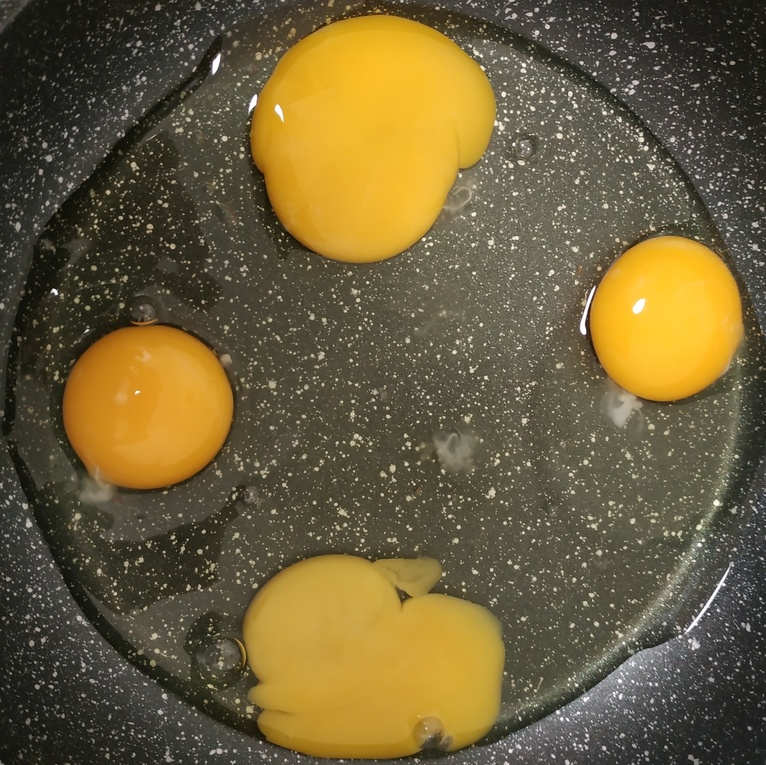
#> input picture CV/Manual_Tests_Data/BeforeMixing.jpg, 766 x 765 px, shrunk from 2488 x 2484 before the run
$ python CVfirstAttempt.py
#> lines starting #> are read from the running program, lines starting #| are printed output that depends on the picture
import cv2
import matplotlib.pyplot as plt
import numpy as np

img1 = cv2.imread('Manual_Tests_Data/BeforeMixing.jpg',1)
#> img1 is the input picture: shape (765, 766, 3); mean B, G, R 58.2, 94.4, 108.5
cv2.imshow("Before Mixing", img1)
#cv2.waitKey(0)

img2 = cv2.imread('Manual_Tests_Data/BeforeMixingButter.jpg',1)
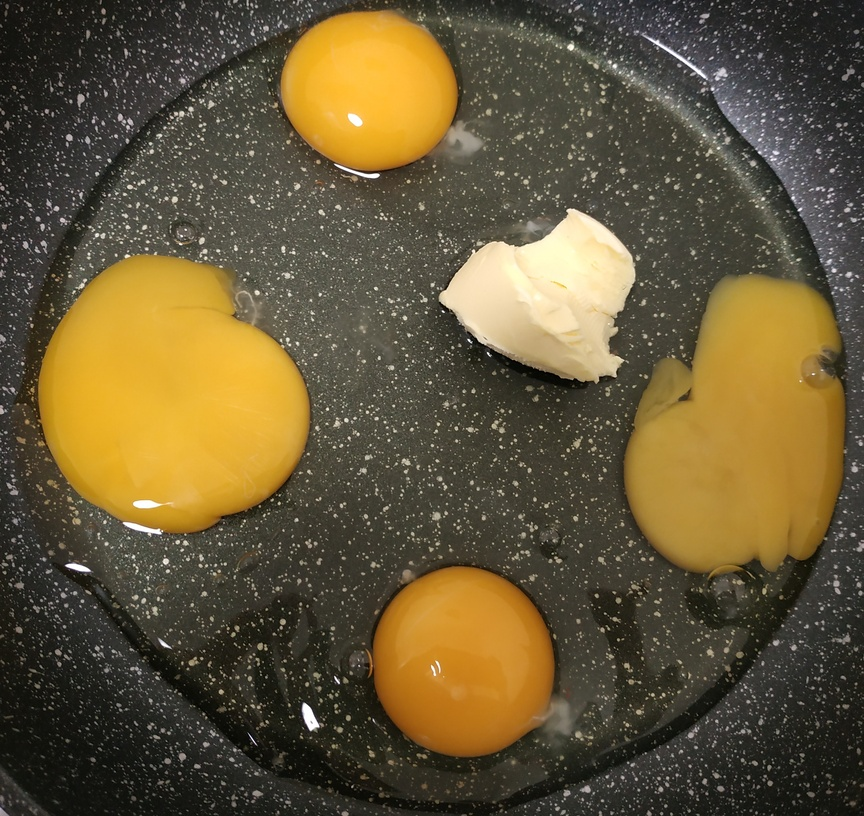
#> input picture CV/Manual_Tests_Data/BeforeMixingButter.jpg, 864 x 816 px, shrunk from 2808 x 2652 before the run
#> img2 is the input picture: shape (816, 864, 3); mean B, G, R 55.6, 86.8, 100.4
cv2.imshow("BeforeMixingButter", img2)
#cv2.waitKey(0)

img3 = cv2.imread('Manual_Tests_Data/Mixed.jpg',1)
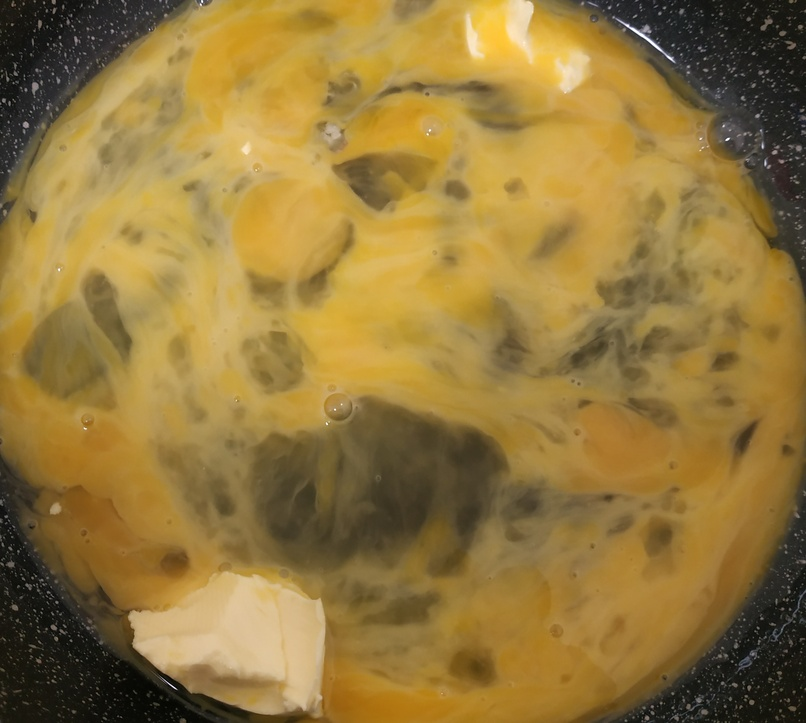
#> input picture CV/Manual_Tests_Data/Mixed.jpg, 806 x 723 px, shrunk from 2620 x 2348 before the run
#> img3 is the input picture: shape (723, 806, 3); mean B, G, R 60.8, 120.3, 147.7
cv2.imshow("Mixed", img3)
#cv2.waitKey(0)

img4 = cv2.imread('Manual_Tests_Data/HalfScrambled.jpg',1)
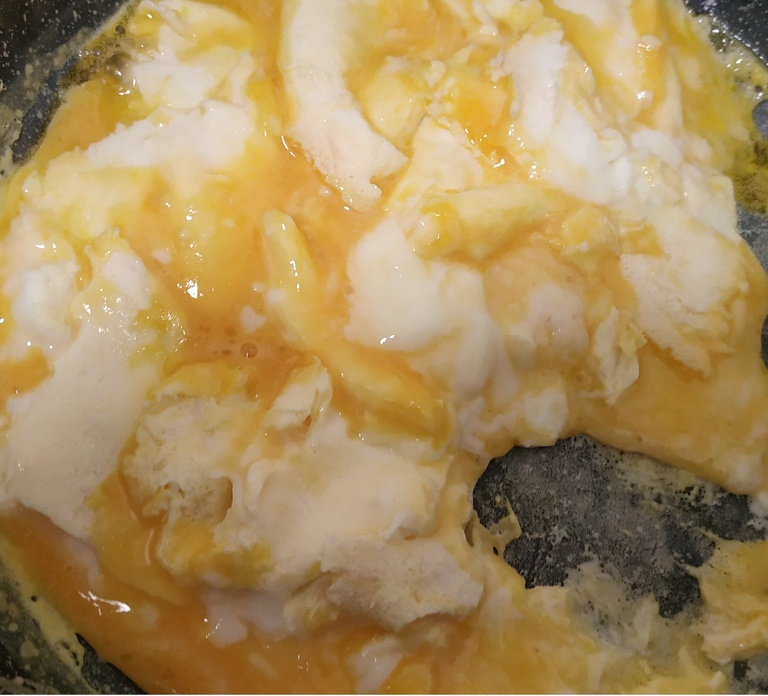
#> input picture CV/Manual_Tests_Data/HalfScrambled.jpg, 768 x 696 px, shrunk from 2496 x 2260 before the run
#> img4 is the input picture: shape (696, 768, 3); mean B, G, R 92.3, 141.2, 168.9
cv2.imshow("HalfScrambled", img4)
#cv2.waitKey(0)

img5 = cv2.imread('Manual_Tests_Data/FullScrambled.jpg',1)
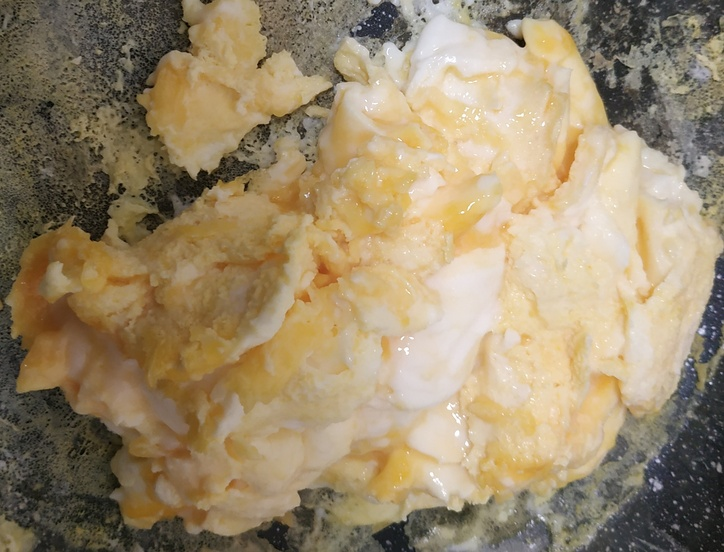
#> input picture CV/Manual_Tests_Data/FullScrambled.jpg, 724 x 552 px, shrunk from 2353 x 1793 before the run
#> img5 is the input picture: shape (552, 724, 3); mean B, G, R 108.5, 137.6, 154.8
cv2.imshow("FullScrambled", img5)
#cv2.waitKey(0)

cv2.destroyAllWindows()

#cv2.imwrite('Manual_Tests_Data/WriteTest.jpg',img1)

img_hsv = cv2.cvtColor(img1,cv2.COLOR_BGR2HSV)
#> img_hsv: shape (765, 766, 3); mean H, S, V 26.6, 91.2, 108.7
hue = img_hsv[:,:,0]
flat_hue = np.array(hue).flatten()
plt.hist(flat_hue, bins = 180)
plt.show()
#> figure, not shown here; tallest bar 94377 high, from x = 23.6 to 24.58

img_hsv = cv2.cvtColor(img2,cv2.COLOR_BGR2HSV)
#> img_hsv: shape (816, 864, 3); mean H, S, V 28.5, 85.6, 100.7
hue = img_hsv[:,:,0]
#> hue: shape (816, 864)
flat_hue = np.array(hue).flatten()
plt.hist(flat_hue, bins = 180)
plt.show()
#> figure, not shown here; tallest bar 96625 high, from x = 25.57 to 26.55

img_hsv = cv2.cvtColor(img3,cv2.COLOR_BGR2HSV)
#> img_hsv: shape (723, 806, 3); mean H, S, V 23, 139.6, 147.8
hue = img_hsv[:,:,0]
#> hue: shape (723, 806)
flat_hue = np.array(hue).flatten()
plt.hist(flat_hue, bins = 180)
plt.show()
#> figure, not shown here; tallest bar 174299 high, from x = 20.65 to 21.63

img_hsv = cv2.cvtColor(img4,cv2.COLOR_BGR2HSV)
#> img_hsv: shape (696, 768, 3); mean H, S, V 19.5, 116.4, 169
hue = img_hsv[:,:,0]
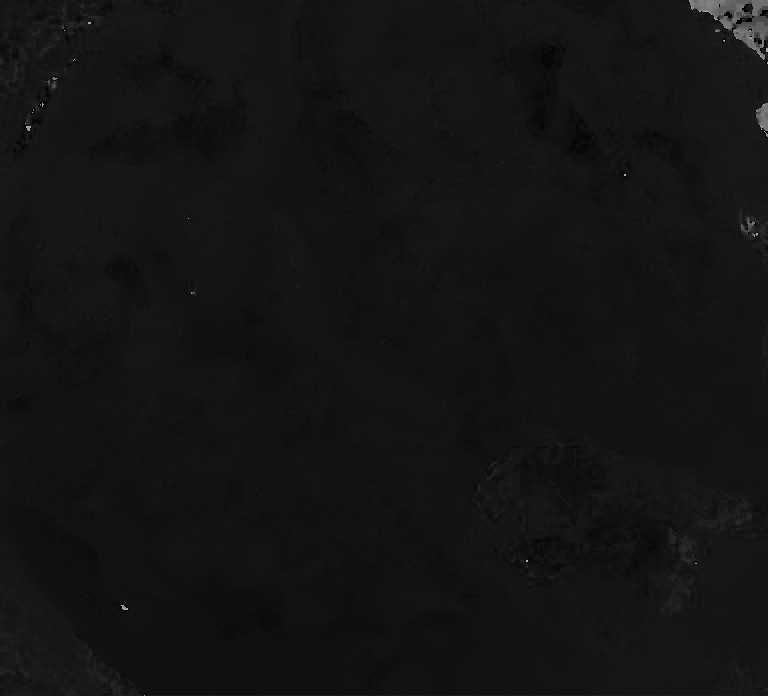
#> hue: shape (696, 768); min 0, max 177, mean 19.5
flat_hue = np.array(hue).flatten()
plt.hist(flat_hue, bins = 180)
plt.show()
#> figure, not shown here; tallest bar 100525 high, from x = 18.68 to 19.67

img_hsv = cv2.cvtColor(img5,cv2.COLOR_BGR2HSV)
#> img_hsv: shape (552, 724, 3); mean H, S, V 25.1, 78, 155.2
hue = img_hsv[:,:,0]
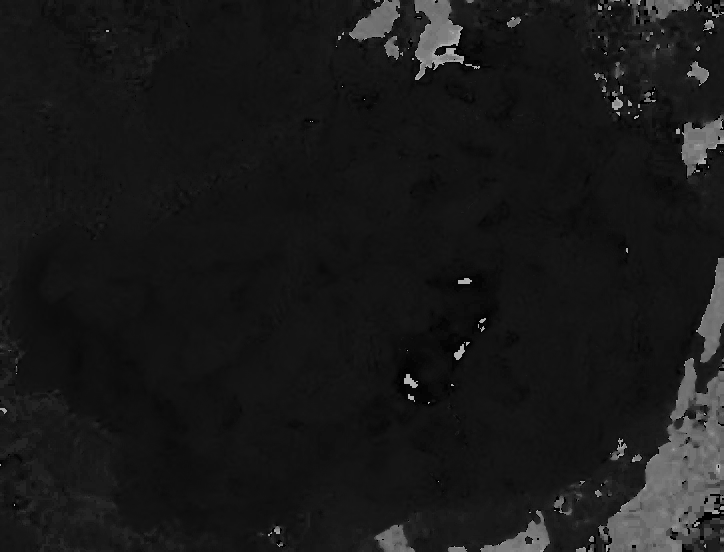
#> hue: shape (552, 724); min 0, max 178, mean 25.1
flat_hue = np.array(hue).flatten()
plt.hist(flat_hue, bins = 180)
plt.show()
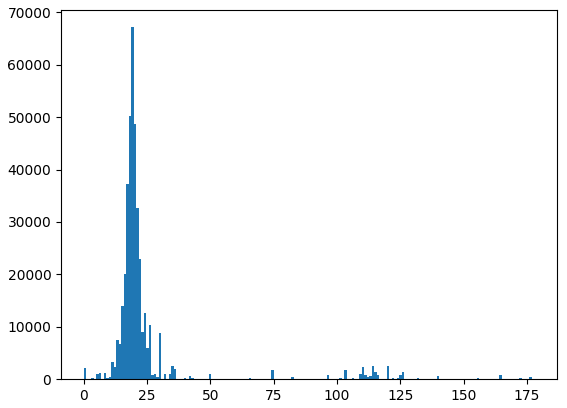
#> figure drawn by matplotlib, 1 panel; tallest bar 67154 high, from x = 18.79 to 19.78
